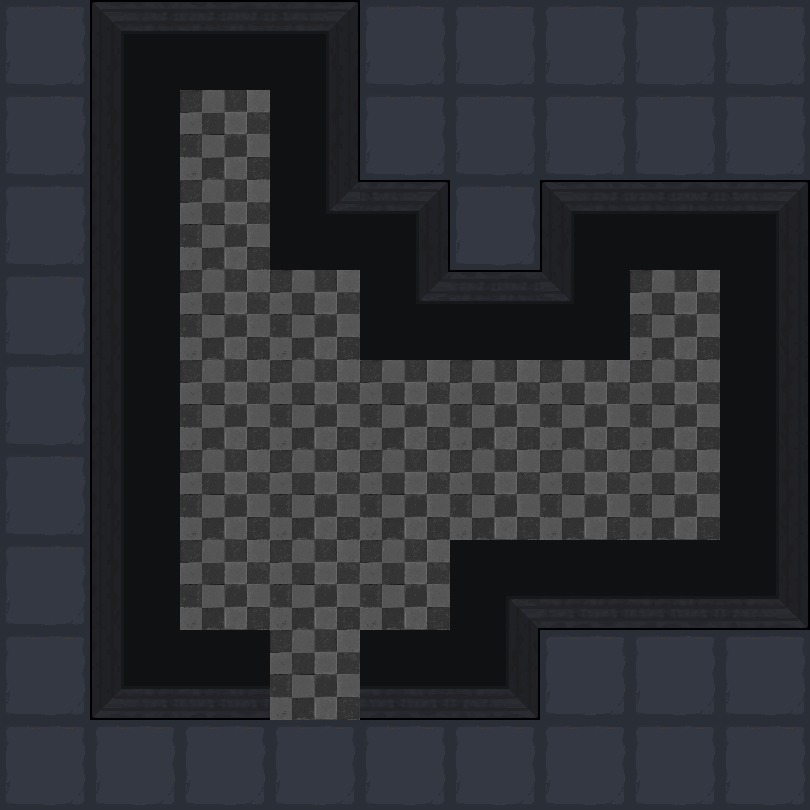

Below is a game level as drawn by its tile map, then a one-line description and the .tmx that defines it (tile-layer data replaced by summaries):
An orthogonal 9x9 tile map with 90x90 px tiles, 2 tile layers (地形, 障碍) and 22 objects (18x map, 2x spring, bed, door).

<map version="1.5" tiledversion="1.7.2" orientation="orthogonal" renderorder="right-down" width="9" height="9" tilewidth="90" tileheight="90" infinite="0" nextlayerid="4" nextobjectid="29">
 <tileset firstgid="1" name="1" tilewidth="90" tileheight="90" tilecount="100" columns="10">
  <image source="1.png" trans="ff00ff" width="900" height="900" />
 </tileset>
 <layer id="1" name="地形" width="9" height="9">
  <data>[81 cells, 81 non-empty, 2 distinct tile ids]</data>
 </layer>
 <layer id="2" name="障碍" width="9" height="9">
  <data>[81 cells, 29 non-empty, 13 distinct tile ids]</data>
 </layer>
 <objectgroup id="3" name="对象">
  <object id="2" name="bed" x="450" y="360" width="90" height="90" />
  <object id="4" name="map" x="270" y="450" width="90" height="90" />
  <object id="7" name="map" x="360" y="450" width="90" height="90" />
  <object id="8" name="map" x="540" y="450" width="90" height="90" />
  <object id="10" name="map" x="630" y="450" width="90" height="90" />
  <object id="11" name="map" x="630" y="360" width="90" height="90" />
  <object id="12" name="map" x="540" y="360" width="90" height="90" />
  <object id="14" name="map" x="360" y="360" width="90" height="90" />
  <object id="15" name="map" x="270" y="360" width="90" height="90" />
  <object id="16" name="map" x="180" y="450" width="90" height="90" />
  <object id="17" name="map" x="180" y="360" width="90" height="90" />
  <object id="18" name="map" x="180" y="270" width="90" height="90" />
  <object id="19" name="map" x="270" y="270" width="90" height="90" />
  <object id="20" name="map" x="180" y="180" width="90" height="90" />
  <object id="21" name="map" x="180" y="90" width="90" height="90" />
  <object id="22" name="map" x="450" y="450" width="90" height="90" />
  <object id="23" name="map" x="270" y="540" width="90" height="90">
   <properties>
    <property name="weapon" type="int" value="1" />
   </properties>
  </object>
  <object id="24" name="map" x="360" y="540" width="90" height="90">
   <properties>
    <property name="weapon" type="int" value="2" />
   </properties>
  </object>
  <object id="25" name="map" x="180" y="540" width="90" height="90">
   <properties>
    <property name="weapon" type="int" value="3" />
   </properties>
  </object>
  <object id="26" name="spring" x="450" y="180" width="90" height="90">
   <properties>
    <property name="direction" value="3" />
   </properties>
  </object>
  <object id="27" name="spring" x="630" y="270" width="90" height="90">
   <properties>
    <property name="direction" value="1" />
   </properties>
  </object>
  <object id="28" name="door" x="270" y="630" width="90" height="90">
   <properties>
    <property name="LorR" type="int" value="1" />
    <property name="motion" type="int" value="4" />
    <property name="rotate" type="int" value="0" />
   </properties>
  </object>
 </objectgroup>
</map>
